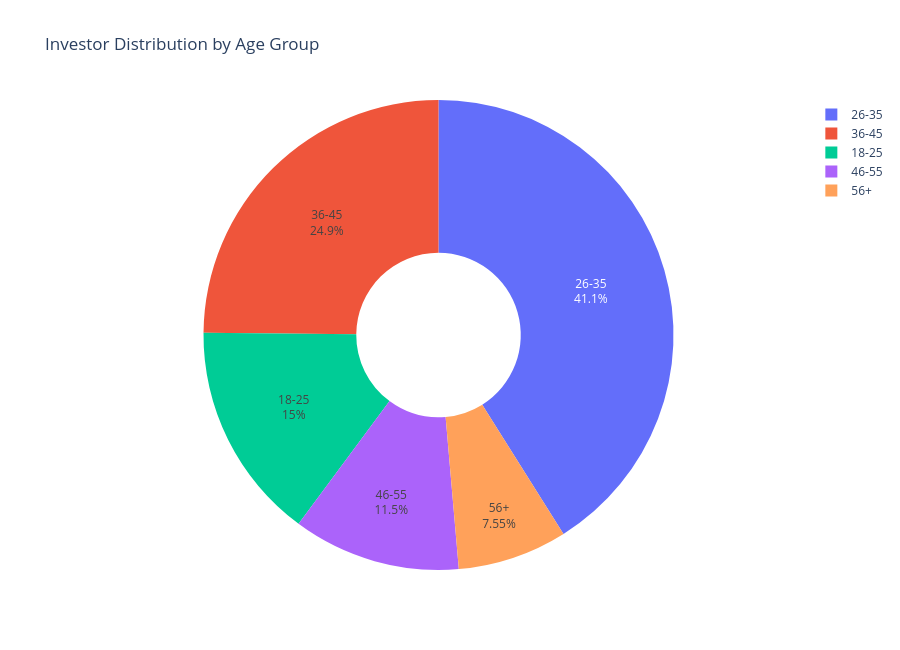

Here is the notebook cell this chart was saved with:
### Markdown cell above
# 5. Investor Demographics Analysis

### Objective

This section analyzes the demographic profile of mutual fund investors using age groups, gender distribution, and SIP investment amounts.

The analysis helps identify investor participation patterns across different demographic segments.

### Code cell
#AGE GROUP DISTRIBUTION
age_counts = (
    investor_transactions["age_group"]
    .value_counts()
    .sort_index()
)

fig = px.pie(
    names=age_counts.index,
    values=age_counts.values,
    title="Investor Distribution by Age Group",
    hole=0.35
)

fig.update_traces(
    textinfo="percent+label"
)

fig.update_layout(
    height=650
)

fig.show()

fig.write_image(
    "../reports/age_group_distribution.png",
    width=1400,
    height=900,
    scale=3
)

print("Age Group Distribution exported successfully!")

### Figure 1 — Plotly figure (JSON) as saved in the notebook; plotly's stock layout.template omitted (floating-point values rounded to 4 significant figures)
{"data": [{"domain": {"x": [0, 1], "y": [0, 1]}, "hole": 0.35, "hovertemplate": "label=%{label}<br>value=%{value}<extra></extra>", "labels": ["18-25", "26-35", "36-45", "46-55", "56+"], "legendgroup": "", "name": "", "showlegend": true, "textinfo": "percent+label", "type": "pie", "values": [4916, 13463, 8146, 3779, 2474]}], "layout": {"height": 650, "legend": {"tracegroupgap": 0}, "title": {"text": "Investor Distribution by Age Group"}}}
